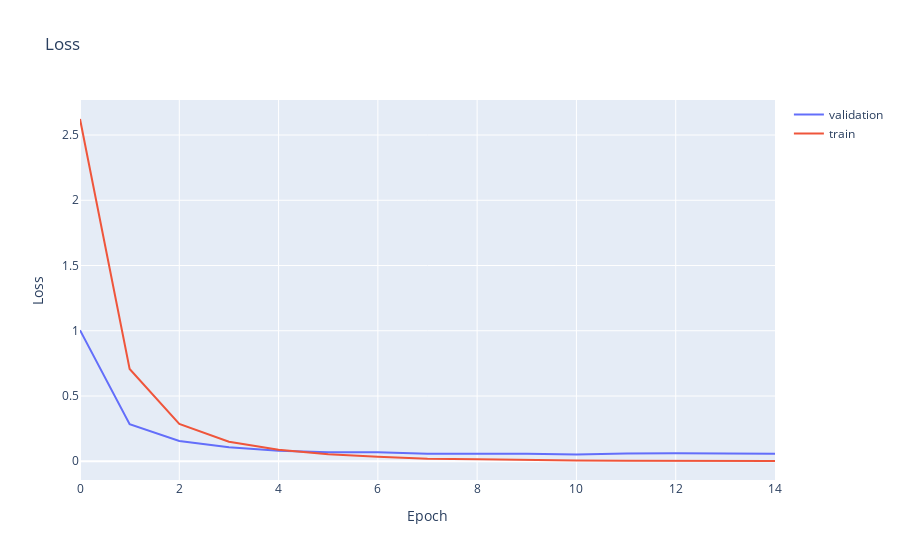

The notebook cell this image was saved under:
### Code cell
df_train = pd.read_csv('data/loss/train.csv')
df_validation = pd.read_csv('data/loss/validation.csv')
fig = go.Figure()
fig.add_trace(go.Scatter(x=df_validation['Step'], y=df_validation['Value'], mode='lines', name='validation'))
fig.add_trace(go.Scatter(x=df_train['Step'], y=df_train['Value'], mode='lines', name='train'))
fig.update_layout(title='Loss', xaxis_title='Epoch', yaxis_title='Loss')
fig.show()

### Figure 1 — Plotly figure (JSON) as saved in the notebook; plotly's stock layout.template omitted (floating-point values rounded to 4 significant figures)
{"data": [{"mode": "lines", "name": "validation", "type": "scatter", "x": [0, 1, 2, 3, 4, 5, 6, 7, 8, 9, 10, 11, 12, 13, 14], "y": [1.005, 0.2834, 0.1554, 0.1069, 0.08085, 0.06892, 0.06858, 0.05827, 0.05692, 0.05762, 0.05111, 0.06017, 0.06149, 0.05781, 0.0569]}, {"mode": "lines", "name": "train", "type": "scatter", "x": [0, 1, 2, 3, 4, 5, 6, 7, 8, 9, 10, 11, 12, 13, 14], "y": [2.623, 0.7075, 0.2868, 0.1504, 0.08922, 0.05426, 0.03438, 0.02026, 0.01535, 0.008157, 0.006598, 0.003665, 0.002993, 0.006323, 0.002192]}], "layout": {"title": {"text": "Loss"}, "xaxis": {"title": {"text": "Epoch"}}, "yaxis": {"title": {"text": "Loss"}}}}
